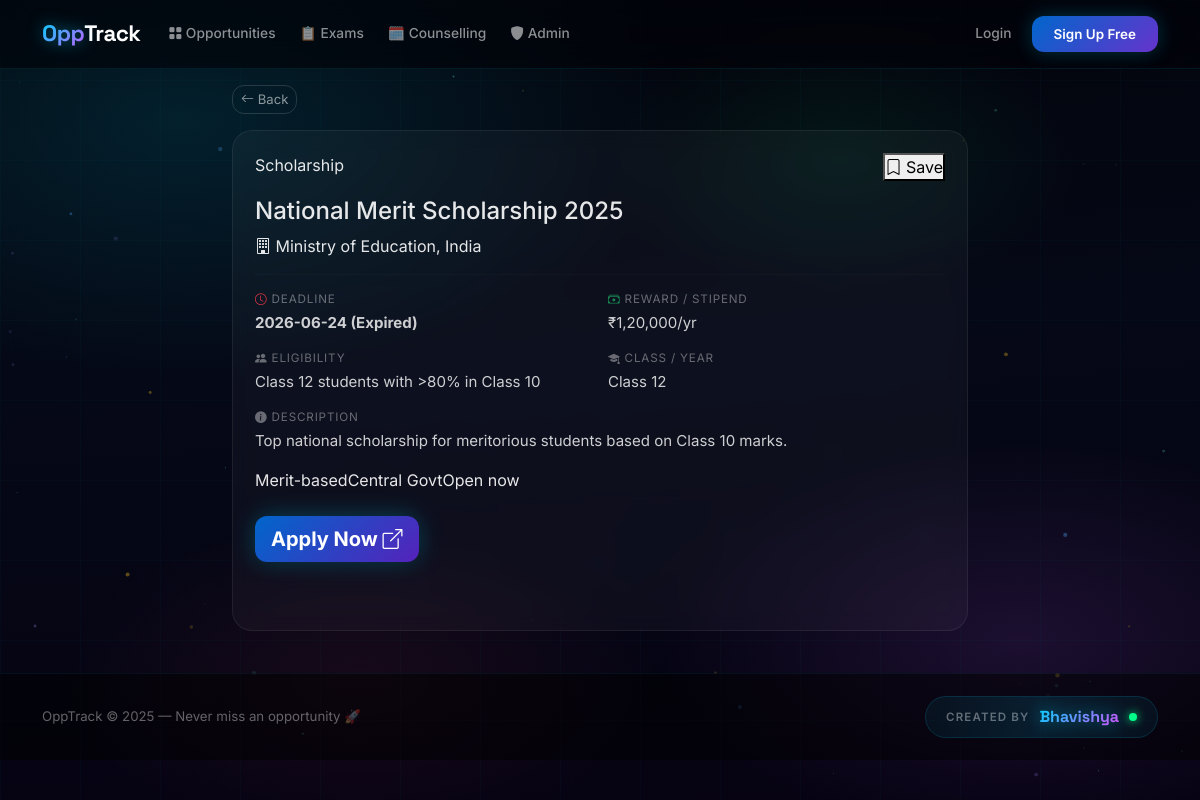
Page /opp/1 on the committed database.
### tables this page shows
CREATE TABLE opportunities (
            id INTEGER PRIMARY KEY AUTOINCREMENT,
            title TEXT NOT NULL,
            org TEXT NOT NULL,
            category TEXT NOT NULL,
            description TEXT,
            eligibility TEXT,
            reward TEXT,
            deadline TEXT,
            apply_link TEXT,
            class_filter TEXT,
            tags TEXT,
            is_active INTEGER DEFAULT 1,
            created_at TEXT DEFAULT (datetime('now'))
        );

### app.py (the view)
@app.route('/opp/<int:opp_id>')
def opp_detail(opp_id):
    db = get_db()
    opp = db.execute('SELECT * FROM opportunities WHERE id=?', (opp_id,)).fetchone()
    if not opp:
        db.close(); return redirect(url_for('index'))
    d = days_left(opp['deadline'])
    label, urgency = deadline_label(d)
    is_saved = False
    if 'user_id' in session:
        row = db.execute('SELECT 1 FROM saved WHERE user_id=? AND opp_id=?',
                         (session['user_id'], opp_id)).fetchone()
        is_saved = row is not None
    db.close()
    return render_template('detail.html', opp=dict(opp),
        deadline_label=label, urgency=urgency, is_saved=is_saved,
        tags_list=opp['tags'].split(',') if opp['tags'] else [])

### app.py (called while the page is built)
def get_db():
    conn = sqlite3.connect(DB)
    conn.row_factory = sqlite3.Row
    return conn

def days_left(deadline_str):
    try:
        d = datetime.strptime(deadline_str, '%Y-%m-%d')
        diff = (d - datetime.now()).days
        return diff
    except:
        return 999

def deadline_label(days):
    if days < 0:
        return 'Expired', 'expired'
    elif days <= 5:
        return f'{days} days left', 'hot'
    elif days <= 15:
        return f'{days} days left', 'warm'
    else:
        return f'{days} days left', 'cool'

### templates/detail.html (shortened to what this page needs)
{% extends 'base.html' %}
{% block content %}
<div class="row justify-content-center">
<div class="col-lg-8">
  <a href="{{ url_for('index') }}" class="btn btn-sm btn-outline-secondary mb-3">
    <i class="bi bi-arrow-left"></i> Back
  </a>
  <div class="opp-card urgency-{{ urgency }}">
    <div class="d-flex justify-content-between align-items-start mb-3">
      <span class="cat-badge cat-{{ opp.category | lower }}">{{ opp.category }}</span>
      <button class="save-btn {% if is_saved %}saved{% endif %}"
              data-id="{{ opp.id }}" onclick="toggleSave({{ opp.id }}, this)">
        <i class="bi {% if is_saved %}bi-bookmark-fill{% else %}bi-bookmark{% endif %}"></i>
        {% if is_saved %}Saved{% else %}Save{% endif %}
      </button>
    </div>
    <h4 class="opp-title">{{ opp.title }}</h4>
    <p class="opp-org fs-6"><i class="bi bi-building"></i> {{ opp.org }}</p>
    <hr>
    <div class="row g-3 mb-3">
      <div class="col-sm-6">
        <div class="detail-field">
          <label><i class="bi bi-clock text-danger"></i> Deadline</label>
          <p class="deadline-{{ urgency }} fw-bold">{{ opp.deadline }} ({{ deadline_label }})</p>
        </div>
      </div>
      <div class="col-sm-6">
        <div class="detail-field">
          <label><i class="bi bi-cash-stack text-success"></i> Reward / Stipend</label>
          <p>{{ opp.reward or '—' }}</p>
        </div>
      </div>
      <div class="col-sm-6">
        <div class="detail-field">
          <label><i class="bi bi-people-fill"></i> Eligibility</label>
          <p>{{ opp.eligibility or '—' }}</p>
        </div>
      </div>
      <div class="col-sm-6">
        <div class="detail-field">
          <label><i class="bi bi-mortarboard-fill"></i> Class / Year</label>
          <p>{{ opp.class_filter or 'All students' }}</p>
        </div>
      </div>
    </div>
    <div class="detail-field mb-3">
      <label><i class="bi bi-info-circle-fill"></i> Description</label>
      <p>{{ opp.description or 'No description provided.' }}</p>
    </div>
    <div class="opp-tags mb-4">
      {% for tag in tags_list %}<span class="opp-tag">{{ tag.strip() }}</span>{% endfor %}
    </div>
    <a href="{{ opp.apply_link }}" target="_blank" class="btn btn-primary btn-lg">
      Apply Now <i class="bi bi-box-arrow-up-right"></i>
    </a>
  </div>
</div>
</div>
{% endblock %}

### templates/base.html (shortened to what this page needs)
<!DOCTYPE html>
<html lang="en">
<head>
<link href="https://cdn.jsdelivr.net/npm/bootstrap@5.3.2/dist/css/bootstrap.min.css" rel="stylesheet">
<link href="https://cdn.jsdelivr.net/npm/bootstrap-icons@1.11.3/font/bootstrap-icons.min.css" rel="stylesheet">
<link href="{{ url_for('static',filename='css/style.css') }}" rel="stylesheet">
</head>
<body>
<nav class="navbar navbar-expand-lg">
  <div class="container-xl">
    <a class="navbar-brand" href="{{ url_for('index') }}"><span class="brand-opp">Opp</span>Track</a>
    <div class="collapse navbar-collapse" id="nm">
      <ul class="navbar-nav me-auto">
        <li class="nav-item"><a class="nav-link" href="{{ url_for('index') }}"><i class="bi bi-grid-fill"></i> Opportunities</a></li>
        <li class="nav-item"><a class="nav-link" href="{{ url_for('index') }}#exams">📋 Exams</a></li>
        <li class="nav-item"><a class="nav-link" href="{{ url_for('index') }}#counselling">🗓️ Counselling</a></li>
        <li class="nav-item"><a class="nav-link" href="{{ url_for('admin') }}"><i class="bi bi-shield-fill"></i> Admin</a></li>
      </ul>
      <ul class="navbar-nav gap-2 align-items-center">
        {% if session.user_id %}
        <li class="nav-item"><span class="nav-link" style="color:rgba(255,255,255,.4)!important">Hi, {{ session.user_name }}</span></li>
        <li class="nav-item"><a class="nav-link" href="{{ url_for('logout') }}">Logout</a></li>
        {% else %}
        <li class="nav-item"><a class="nav-link" href="{{ url_for('login') }}">Login</a></li>
        <li class="nav-item"><a class="btn-nav" href="{{ url_for('register') }}">Sign Up Free</a></li>
        {% endif %}
      </ul>
    </div>
  </div>
</nav>
<div class="container-xl py-3 z1">
  {% block content %}{% endblock %}
</div>
<footer class="footer">
  <div class="container-xl">
    <div class="footer-inner">
      <p class="footer-copy">OppTrack &copy; 2025 — Never miss an opportunity 🚀</p>
      <div class="creator-sig">
        <span class="creator-label">Created by</span>
        <span class="creator-name">Bhavishya</span>
        <span class="creator-pulse"></span>
      </div>
    </div>
  </div>
</footer>
</body>
</html>

### rows in the picture
opportunities: category "Scholarship", title "National Merit Scholarship 2025", org "Ministry of Education, India", deadline "2026-06-24", reward "₹1,20,000/yr", eligibility "Class 12 students with >80% in Class 10", class_filter "Class 12", description "Top national scholarship for meritorious students based on Class 10 marks."

### other values in the picture
{{ deadline_label }} "Expired"
{{ tag.strip() }} "Merit-based" "Central Govt" "Open now"
